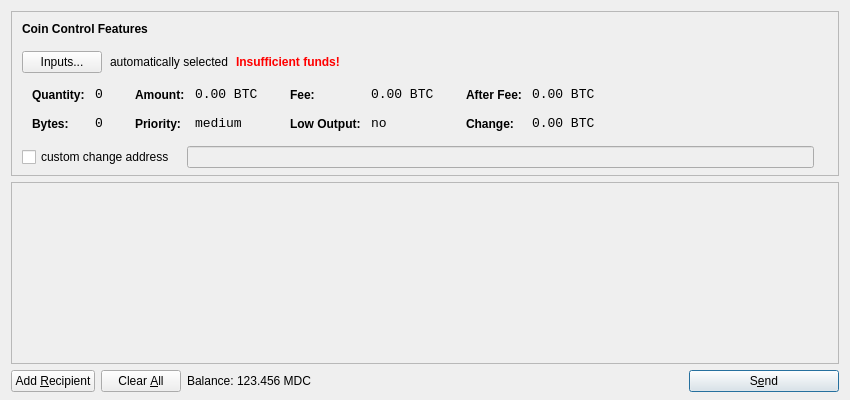
<?xml version="1.0" encoding="UTF-8"?>
<ui version="4.0">
 <class>SendCoinsDialog</class>
 <widget class="QDialog" name="SendCoinsDialog">
  <property name="geometry">
   <rect>
    <x>0</x>
    <y>0</y>
    <width>850</width>
    <height>400</height>
   </rect>
  </property>
  <property name="windowTitle">
   <string>Send Coins</string>
  </property>
  <layout class="QVBoxLayout" name="verticalLayout" stretch="0,1,0">
   <property name="bottomMargin">
    <number>8</number>
   </property>
   <item>
    <widget class="QFrame" name="frameCoinControl">
     <property name="sizePolicy">
      <sizepolicy hsizetype="Expanding" vsizetype="Expanding">
       <horstretch>0</horstretch>
       <verstretch>0</verstretch>
      </sizepolicy>
     </property>
     <property name="maximumSize">
      <size>
       <width>16777215</width>
       <height>16777215</height>
      </size>
     </property>
     <property name="frameShape">
      <enum>QFrame::StyledPanel</enum>
     </property>
     <property name="frameShadow">
      <enum>QFrame::Sunken</enum>
     </property>
     <layout class="QVBoxLayout" name="verticalLayoutCoinControl2">
      <property name="spacing">
       <number>-1</number>
      </property>
      <property name="leftMargin">
       <number>0</number>
      </property>
      <property name="topMargin">
       <number>0</number>
      </property>
      <property name="rightMargin">
       <number>0</number>
      </property>
      <property name="bottomMargin">
       <number>6</number>
      </property>
      <item>
       <layout class="QVBoxLayout" name="verticalLayoutCoinControl" stretch="0,0,0,0,1">
        <property name="spacing">
         <number>0</number>
        </property>
        <property name="leftMargin">
         <number>10</number>
        </property>
        <property name="topMargin">
         <number>10</number>
        </property>
        <item>
         <layout class="QHBoxLayout" name="horizontalLayoutCoinControl1">
          <property name="bottomMargin">
           <number>15</number>
          </property>
          <item>
           <widget class="QLabel" name="labelCoinControlFeatures">
            <property name="sizePolicy">
             <sizepolicy hsizetype="Preferred" vsizetype="Maximum">
              <horstretch>0</horstretch>
              <verstretch>0</verstretch>
             </sizepolicy>
            </property>
            <property name="font">
             <font>
              <weight>75</weight>
              <bold>true</bold>
             </font>
            </property>
            <property name="styleSheet">
             <string notr="true">font-weight:bold;</string>
            </property>
            <property name="text">
             <string>Coin Control Features</string>
            </property>
           </widget>
          </item>
         </layout>
        </item>
        <item>
         <layout class="QHBoxLayout" name="horizontalLayoutCoinControl2" stretch="0,0,0,0">
          <property name="spacing">
           <number>8</number>
          </property>
          <property name="bottomMargin">
           <number>10</number>
          </property>
          <item>
           <widget class="QPushButton" name="pushButtonCoinControl">
            <property name="styleSheet">
             <string notr="true"/>
            </property>
            <property name="text">
             <string>Inputs...</string>
            </property>
           </widget>
          </item>
          <item>
           <widget class="QLabel" name="labelCoinControlAutomaticallySelected">
            <property name="text">
             <string>automatically selected</string>
            </property>
            <property name="margin">
             <number>5</number>
            </property>
           </widget>
          </item>
          <item>
           <widget class="QLabel" name="labelCoinControlInsuffFunds">
            <property name="font">
             <font>
              <weight>75</weight>
              <bold>true</bold>
             </font>
            </property>
            <property name="styleSheet">
             <string notr="true">color:red;font-weight:bold;</string>
            </property>
            <property name="text">
             <string>Insufficient funds!</string>
            </property>
            <property name="margin">
             <number>5</number>
            </property>
           </widget>
          </item>
          <item>
           <spacer name="horizontalSpacerCoinControl">
            <property name="orientation">
             <enum>Qt::Horizontal</enum>
            </property>
            <property name="sizeHint" stdset="0">
             <size>
              <width>40</width>
              <height>1</height>
             </size>
            </property>
           </spacer>
          </item>
         </layout>
        </item>
        <item>
         <widget class="QWidget" name="widgetCoinControl" native="true">
          <property name="sizePolicy">
           <sizepolicy hsizetype="Preferred" vsizetype="Preferred">
            <horstretch>0</horstretch>
            <verstretch>0</verstretch>
           </sizepolicy>
          </property>
          <property name="minimumSize">
           <size>
            <width>0</width>
            <height>0</height>
           </size>
          </property>
          <property name="styleSheet">
           <string notr="true"/>
          </property>
          <layout class="QHBoxLayout" name="horizontalLayoutCoinControl5">
           <property name="margin">
            <number>0</number>
           </property>
           <item>
            <layout class="QHBoxLayout" name="horizontalLayoutCoinControl3" stretch="0,0,0,1">
             <property name="spacing">
              <number>20</number>
             </property>
             <property name="topMargin">
              <number>0</number>
             </property>
             <property name="bottomMargin">
              <number>10</number>
             </property>
             <item>
              <layout class="QFormLayout" name="formLayoutCoinControl1">
               <property name="horizontalSpacing">
                <number>10</number>
               </property>
               <property name="verticalSpacing">
                <number>14</number>
               </property>
               <property name="leftMargin">
                <number>10</number>
               </property>
               <property name="topMargin">
                <number>4</number>
               </property>
               <property name="rightMargin">
                <number>6</number>
               </property>
               <item row="0" column="0">
                <widget class="QLabel" name="labelCoinControlQuantityText">
                 <property name="styleSheet">
                  <string notr="true">font-weight:bold;</string>
                 </property>
                 <property name="text">
                  <string>Quantity:</string>
                 </property>
                 <property name="margin">
                  <number>0</number>
                 </property>
                </widget>
               </item>
               <item row="0" column="1">
                <widget class="QLabel" name="labelCoinControlQuantity">
                 <property name="font">
                  <font>
                   <family>Monospace</family>
                   <pointsize>10</pointsize>
                  </font>
                 </property>
                 <property name="cursor">
                  <cursorShape>IBeamCursor</cursorShape>
                 </property>
                 <property name="contextMenuPolicy">
                  <enum>Qt::ActionsContextMenu</enum>
                 </property>
                 <property name="text">
                  <string notr="true">0</string>
                 </property>
                 <property name="margin">
                  <number>0</number>
                 </property>
                 <property name="textInteractionFlags">
                  <set>Qt::LinksAccessibleByMouse|Qt::TextSelectableByKeyboard|Qt::TextSelectableByMouse</set>
                 </property>
                </widget>
               </item>
               <item row="1" column="0">
                <widget class="QLabel" name="labelCoinControlBytesText">
                 <property name="styleSheet">
                  <string notr="true">font-weight:bold;</string>
                 </property>
                 <property name="text">
                  <string>Bytes:</string>
                 </property>
                </widget>
               </item>
               <item row="1" column="1">
                <widget class="QLabel" name="labelCoinControlBytes">
                 <property name="font">
                  <font>
                   <family>Monospace</family>
                   <pointsize>10</pointsize>
                  </font>
                 </property>
                 <property name="cursor">
                  <cursorShape>IBeamCursor</cursorShape>
                 </property>
                 <property name="contextMenuPolicy">
                  <enum>Qt::ActionsContextMenu</enum>
                 </property>
                 <property name="text">
                  <string notr="true">0</string>
                 </property>
                 <property name="textInteractionFlags">
                  <set>Qt::LinksAccessibleByMouse|Qt::TextSelectableByKeyboard|Qt::TextSelectableByMouse</set>
                 </property>
                </widget>
               </item>
              </layout>
             </item>
             <item>
              <layout class="QFormLayout" name="formLayoutCoinControl2">
               <property name="horizontalSpacing">
                <number>10</number>
               </property>
               <property name="verticalSpacing">
                <number>14</number>
               </property>
               <property name="leftMargin">
                <number>6</number>
               </property>
               <property name="topMargin">
                <number>4</number>
               </property>
               <property name="rightMargin">
                <number>6</number>
               </property>
               <item row="0" column="0">
                <widget class="QLabel" name="labelCoinControlAmountText">
                 <property name="styleSheet">
                  <string notr="true">font-weight:bold;</string>
                 </property>
                 <property name="text">
                  <string>Amount:</string>
                 </property>
                 <property name="margin">
                  <number>0</number>
                 </property>
                </widget>
               </item>
               <item row="0" column="1">
                <widget class="QLabel" name="labelCoinControlAmount">
                 <property name="font">
                  <font>
                   <family>Monospace</family>
                   <pointsize>10</pointsize>
                  </font>
                 </property>
                 <property name="cursor">
                  <cursorShape>IBeamCursor</cursorShape>
                 </property>
                 <property name="contextMenuPolicy">
                  <enum>Qt::ActionsContextMenu</enum>
                 </property>
                 <property name="text">
                  <string notr="true">0.00 BTC</string>
                 </property>
                 <property name="textInteractionFlags">
                  <set>Qt::LinksAccessibleByMouse|Qt::TextSelectableByKeyboard|Qt::TextSelectableByMouse</set>
                 </property>
                </widget>
               </item>
               <item row="1" column="0">
                <widget class="QLabel" name="labelCoinControlPriorityText">
                 <property name="styleSheet">
                  <string notr="true">font-weight:bold;</string>
                 </property>
                 <property name="text">
                  <string>Priority:</string>
                 </property>
                </widget>
               </item>
               <item row="1" column="1">
                <widget class="QLabel" name="labelCoinControlPriority">
                 <property name="font">
                  <font>
                   <family>Monospace</family>
                   <pointsize>10</pointsize>
                  </font>
                 </property>
                 <property name="cursor">
                  <cursorShape>IBeamCursor</cursorShape>
                 </property>
                 <property name="contextMenuPolicy">
                  <enum>Qt::ActionsContextMenu</enum>
                 </property>
                 <property name="text">
                  <string>medium</string>
                 </property>
                 <property name="textInteractionFlags">
                  <set>Qt::LinksAccessibleByMouse|Qt::TextSelectableByKeyboard|Qt::TextSelectableByMouse</set>
                 </property>
                </widget>
               </item>
              </layout>
             </item>
             <item>
              <layout class="QFormLayout" name="formLayoutCoinControl3">
               <property name="horizontalSpacing">
                <number>10</number>
               </property>
               <property name="verticalSpacing">
                <number>14</number>
               </property>
               <property name="leftMargin">
                <number>6</number>
               </property>
               <property name="topMargin">
                <number>4</number>
               </property>
               <property name="rightMargin">
                <number>6</number>
               </property>
               <item row="0" column="0">
                <widget class="QLabel" name="labelCoinControlFeeText">
                 <property name="styleSheet">
                  <string notr="true">font-weight:bold;</string>
                 </property>
                 <property name="text">
                  <string>Fee:</string>
                 </property>
                 <property name="margin">
                  <number>0</number>
                 </property>
                </widget>
               </item>
               <item row="0" column="1">
                <widget class="QLabel" name="labelCoinControlFee">
                 <property name="font">
                  <font>
                   <family>Monospace</family>
                   <pointsize>10</pointsize>
                  </font>
                 </property>
                 <property name="cursor">
                  <cursorShape>IBeamCursor</cursorShape>
                 </property>
                 <property name="contextMenuPolicy">
                  <enum>Qt::ActionsContextMenu</enum>
                 </property>
                 <property name="text">
                  <string notr="true">0.00 BTC</string>
                 </property>
                 <property name="textInteractionFlags">
                  <set>Qt::LinksAccessibleByMouse|Qt::TextSelectableByKeyboard|Qt::TextSelectableByMouse</set>
                 </property>
                </widget>
               </item>
               <item row="1" column="0">
                <widget class="QLabel" name="labelCoinControlLowOutputText">
                 <property name="styleSheet">
                  <string notr="true">font-weight:bold;</string>
                 </property>
                 <property name="text">
                  <string>Low Output:</string>
                 </property>
                </widget>
               </item>
               <item row="1" column="1">
                <widget class="QLabel" name="labelCoinControlLowOutput">
                 <property name="font">
                  <font>
                   <family>Monospace</family>
                   <pointsize>10</pointsize>
                  </font>
                 </property>
                 <property name="cursor">
                  <cursorShape>IBeamCursor</cursorShape>
                 </property>
                 <property name="contextMenuPolicy">
                  <enum>Qt::ActionsContextMenu</enum>
                 </property>
                 <property name="text">
                  <string>no</string>
                 </property>
                 <property name="textInteractionFlags">
                  <set>Qt::LinksAccessibleByMouse|Qt::TextSelectableByKeyboard|Qt::TextSelectableByMouse</set>
                 </property>
                </widget>
               </item>
              </layout>
             </item>
             <item>
              <layout class="QFormLayout" name="formLayoutCoinControl4">
               <property name="horizontalSpacing">
                <number>10</number>
               </property>
               <property name="verticalSpacing">
                <number>14</number>
               </property>
               <property name="leftMargin">
                <number>6</number>
               </property>
               <property name="topMargin">
                <number>4</number>
               </property>
               <property name="rightMargin">
                <number>6</number>
               </property>
               <item row="0" column="0">
                <widget class="QLabel" name="labelCoinControlAfterFeeText">
                 <property name="styleSheet">
                  <string notr="true">font-weight:bold;</string>
                 </property>
                 <property name="text">
                  <string>After Fee:</string>
                 </property>
                 <property name="margin">
                  <number>0</number>
                 </property>
                </widget>
               </item>
               <item row="0" column="1">
                <widget class="QLabel" name="labelCoinControlAfterFee">
                 <property name="font">
                  <font>
                   <family>Monospace</family>
                   <pointsize>10</pointsize>
                  </font>
                 </property>
                 <property name="cursor">
                  <cursorShape>IBeamCursor</cursorShape>
                 </property>
                 <property name="contextMenuPolicy">
                  <enum>Qt::ActionsContextMenu</enum>
                 </property>
                 <property name="text">
                  <string notr="true">0.00 BTC</string>
                 </property>
                 <property name="textInteractionFlags">
                  <set>Qt::LinksAccessibleByMouse|Qt::TextSelectableByKeyboard|Qt::TextSelectableByMouse</set>
                 </property>
                </widget>
               </item>
               <item row="1" column="0">
                <widget class="QLabel" name="labelCoinControlChangeText">
                 <property name="styleSheet">
                  <string notr="true">font-weight:bold;</string>
                 </property>
                 <property name="text">
                  <string>Change:</string>
                 </property>
                </widget>
               </item>
               <item row="1" column="1">
                <widget class="QLabel" name="labelCoinControlChange">
                 <property name="font">
                  <font>
                   <family>Monospace</family>
                   <pointsize>10</pointsize>
                  </font>
                 </property>
                 <property name="cursor">
                  <cursorShape>IBeamCursor</cursorShape>
                 </property>
                 <property name="contextMenuPolicy">
                  <enum>Qt::ActionsContextMenu</enum>
                 </property>
                 <property name="text">
                  <string notr="true">0.00 BTC</string>
                 </property>
                 <property name="textInteractionFlags">
                  <set>Qt::LinksAccessibleByMouse|Qt::TextSelectableByKeyboard|Qt::TextSelectableByMouse</set>
                 </property>
                </widget>
               </item>
              </layout>
             </item>
            </layout>
           </item>
          </layout>
         </widget>
        </item>
        <item>
         <layout class="QHBoxLayout" name="horizontalLayoutCoinControl4" stretch="0,0,0">
          <property name="spacing">
           <number>12</number>
          </property>
          <property name="sizeConstraint">
           <enum>QLayout::SetDefaultConstraint</enum>
          </property>
          <property name="topMargin">
           <number>5</number>
          </property>
          <property name="rightMargin">
           <number>5</number>
          </property>
          <item>
           <widget class="QCheckBox" name="checkBoxCoinControlChange">
            <property name="text">
             <string>custom change address</string>
            </property>
           </widget>
          </item>
          <item>
           <widget class="QLineEdit" name="lineEditCoinControlChange">
            <property name="enabled">
             <bool>false</bool>
            </property>
            <property name="sizePolicy">
             <sizepolicy hsizetype="Expanding" vsizetype="Fixed">
              <horstretch>0</horstretch>
              <verstretch>0</verstretch>
             </sizepolicy>
            </property>
           </widget>
          </item>
          <item>
           <widget class="QLabel" name="labelCoinControlChangeLabel">
            <property name="sizePolicy">
             <sizepolicy hsizetype="Preferred" vsizetype="Expanding">
              <horstretch>0</horstretch>
              <verstretch>0</verstretch>
             </sizepolicy>
            </property>
            <property name="minimumSize">
             <size>
              <width>0</width>
              <height>0</height>
             </size>
            </property>
            <property name="text">
             <string/>
            </property>
            <property name="margin">
             <number>3</number>
            </property>
           </widget>
          </item>
         </layout>
        </item>
        <item>
         <spacer name="verticalSpacerCoinControl">
          <property name="orientation">
           <enum>Qt::Vertical</enum>
          </property>
          <property name="sizeHint" stdset="0">
           <size>
            <width>800</width>
            <height>1</height>
           </size>
          </property>
         </spacer>
        </item>
       </layout>
      </item>
     </layout>
    </widget>
   </item>
   <item>
    <widget class="QScrollArea" name="scrollArea">
     <property name="widgetResizable">
      <bool>true</bool>
     </property>
     <widget class="QWidget" name="scrollAreaWidgetContents">
      <property name="geometry">
       <rect>
        <x>0</x>
        <y>0</y>
        <width>830</width>
        <height>165</height>
       </rect>
      </property>
      <layout class="QVBoxLayout" name="verticalLayout_2">
       <property name="margin">
        <number>0</number>
       </property>
       <item>
        <layout class="QVBoxLayout" name="entries">
         <property name="spacing">
          <number>6</number>
         </property>
        </layout>
       </item>
       <item>
        <spacer name="verticalSpacer">
         <property name="orientation">
          <enum>Qt::Vertical</enum>
         </property>
         <property name="sizeHint" stdset="0">
          <size>
           <width>20</width>
           <height>40</height>
          </size>
         </property>
        </spacer>
       </item>
      </layout>
     </widget>
    </widget>
   </item>
   <item>
    <layout class="QHBoxLayout" name="horizontalLayout">
     <item>
      <widget class="QPushButton" name="addButton">
       <property name="toolTip">
        <string>Send to multiple recipients at once</string>
       </property>
       <property name="text">
        <string>Add &amp;Recipient</string>
       </property>
       <property name="icon">
        <iconset resource="../bitcoin.qrc">
         <normaloff>:/icons/add</normaloff>:/icons/add</iconset>
       </property>
       <property name="autoDefault">
        <bool>false</bool>
       </property>
      </widget>
     </item>
     <item>
      <widget class="QPushButton" name="clearButton">
       <property name="sizePolicy">
        <sizepolicy hsizetype="Minimum" vsizetype="Fixed">
         <horstretch>0</horstretch>
         <verstretch>0</verstretch>
        </sizepolicy>
       </property>
       <property name="toolTip">
        <string>Remove all transaction fields</string>
       </property>
       <property name="text">
        <string>Clear &amp;All</string>
       </property>
       <property name="icon">
        <iconset resource="../bitcoin.qrc">
         <normaloff>:/icons/remove</normaloff>:/icons/remove</iconset>
       </property>
       <property name="autoRepeatDelay">
        <number>300</number>
       </property>
       <property name="autoDefault">
        <bool>false</bool>
       </property>
      </widget>
     </item>
     <item>
      <layout class="QHBoxLayout" name="horizontalLayout_2">
       <property name="spacing">
        <number>3</number>
       </property>
       <item>
        <widget class="QLabel" name="label">
         <property name="text">
          <string>Balance:</string>
         </property>
        </widget>
       </item>
       <item>
        <widget class="QLabel" name="labelBalance">
         <property name="cursor">
          <cursorShape>IBeamCursor</cursorShape>
         </property>
         <property name="text">
          <string>123.456 MDC</string>
         </property>
         <property name="textInteractionFlags">
          <set>Qt::LinksAccessibleByMouse|Qt::TextSelectableByKeyboard|Qt::TextSelectableByMouse</set>
         </property>
        </widget>
       </item>
      </layout>
     </item>
     <item>
      <spacer name="horizontalSpacer">
       <property name="orientation">
        <enum>Qt::Horizontal</enum>
       </property>
       <property name="sizeHint" stdset="0">
        <size>
         <width>40</width>
         <height>20</height>
        </size>
       </property>
      </spacer>
     </item>
     <item>
      <widget class="QPushButton" name="sendButton">
       <property name="minimumSize">
        <size>
         <width>150</width>
         <height>0</height>
        </size>
       </property>
       <property name="toolTip">
        <string>Confirm the send action</string>
       </property>
       <property name="text">
        <string>S&amp;end</string>
       </property>
       <property name="icon">
        <iconset resource="../bitcoin.qrc">
         <normaloff>:/icons/send</normaloff>:/icons/send</iconset>
       </property>
       <property name="default">
        <bool>true</bool>
       </property>
      </widget>
     </item>
    </layout>
   </item>
  </layout>
 </widget>
 <resources>
  <include location="../bitcoin.qrc"/>
 </resources>
 <connections/>
</ui>
